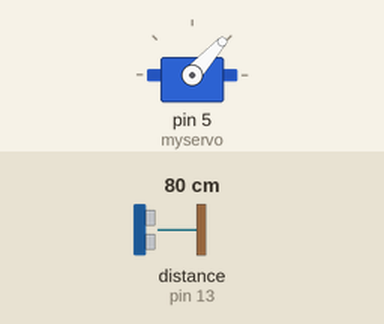
Bench run of a sketch on a simulated Arduino Uno, built with avr-gcc and run on an emulated ATmega328P. On the bench: servo. Wiring (inferred from the names in the program): ultrasonic range finder: trigger pin 12; echo pin 13. The test bench sets the inputs (shaded band); at power-on: distance to the obstacle (sensor on pin 13) 80 cm. The echo pulse lasts 58.3 µs per cm; what the sketch prints to the serial monitor is not drawn.

Above: at 1.2 s.
1.3 s: distance to the obstacle (sensor on pin 13) set to 2 cm
At 1.9 s:
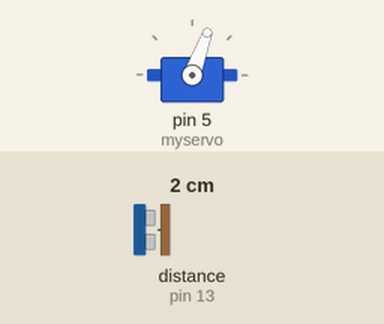
4.3 s: distance to the obstacle (sensor on pin 13) set to 120 cm
At 5.0 s:
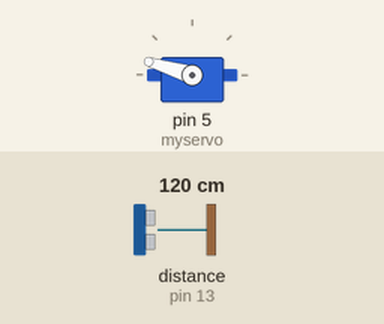
7.3 s: distance to the obstacle (sensor on pin 13) set to 4 cm
10.3 s: distance to the obstacle (sensor on pin 13) set to 35 cm
Timing chart, 0 to 14.3 s (numbered marks = the images above; inputs shaded):
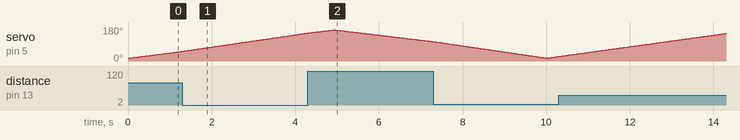

The sketch:

ultraSonic_servo.ino
```cpp
#include <Servo.h>

Servo myservo;
int increase = 1;
int min_angle = 15;
int max_angle = 165;
int pos = min_angle;

int TrigPin = 12;
int EchoPin = 13;

void setup(){
  Serial.begin(9600);
  myservo.attach(5);
  pinMode(TrigPin, OUTPUT);
  pinMode(EchoPin, INPUT);
}

void loop(){
  myservo.write(pos);
  Serial.print(pos);
  Serial.print(",");
  Serial.print(distance());
  Serial.print(".");

  pos += increase;
  if(pos <= min_angle || pos >= max_angle)
    increase *= -1;

  delay(30);
}

unsigned long distance(){
  unsigned long d;

  digitalWrite(TrigPin, LOW);
  delayMicroseconds(2);
  digitalWrite(TrigPin, HIGH);
  delayMicroseconds(10);
  digitalWrite(TrigPin, LOW);

  d = pulseIn(EchoPin, HIGH)/58.2; //또는 *0.034/2

  return d;
}
```
